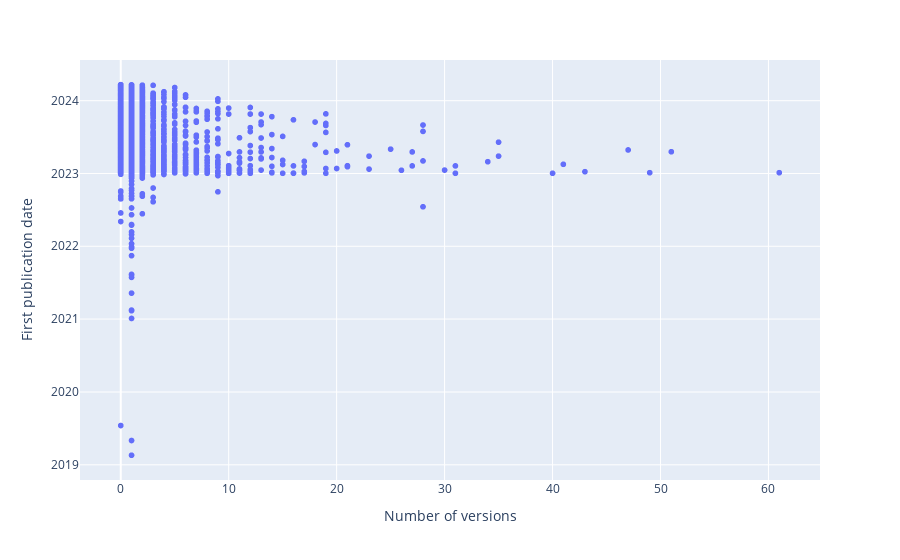

Here is the notebook cell this chart was saved with:
### Code cell
px.scatter(data_frame=to_plot, x='Number of versions', y='First publication date')

### Figure 1 — Plotly figure (JSON) as saved in the notebook; plotly's stock layout.template omitted (floating-point values rounded to 4 significant figures; data arrays with more than 128 entries replaced by an {"elided": "..."} marker saying what was removed)
{"data": [{"hovertemplate": "Number of versions=%{x}<br>First publication date=%{y}<extra></extra>", "legendgroup": "", "marker": {"color": "#636efa", "symbol": "circle"}, "mode": "markers", "name": "", "showlegend": false, "type": "scattergl", "x": {"elided": "6899 int values"}, "xaxis": "x", "y": {"elided": "6899 str values"}, "yaxis": "y"}], "layout": {"legend": {"tracegroupgap": 0}, "margin": {"t": 60}, "xaxis": {"anchor": "y", "domain": [0, 1], "title": {"text": "Number of versions"}}, "yaxis": {"anchor": "x", "domain": [0, 1], "title": {"text": "First publication date"}}}}
